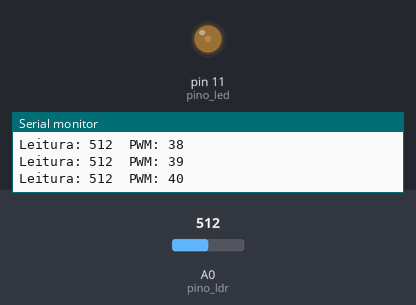
This sketch was run on a simulated Arduino Uno, built with avr-gcc and run on an emulated ATmega328P. Shown: output pins drawn as LEDs (lit = HIGH), the last lines printed to the serial monitor. The inputs (shaded band) are chosen by the test bench; at power-on: A0 (pino_ldr) = 512.

Above: at 1.2 s.
1.3 s: A0 (pino_ldr) set to 684
4.3 s: A0 (pino_ldr) set to 712
5.8 s: A0 (pino_ldr) set to 690
At 8.69 s:
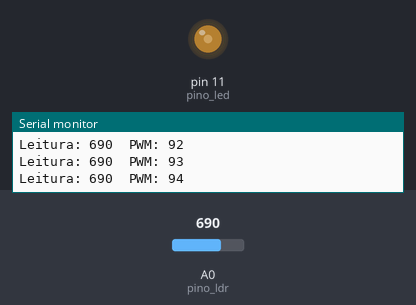
8.8 s: A0 (pino_ldr) set to 710
Timing chart, 0 to 11.3 s (numbered marks = the images above; inputs shaded):
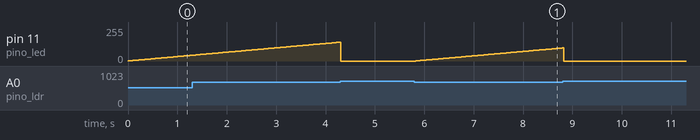

Measured:
- after the input at 5.8 s, pin 11 (pino_led): moves from 0/255 to 98/255 over 3.0 s, starting at once

The sketch:

15.Iluminacao_automatizada.ino
```cpp
/*******************************************************************************
* RoboCore Arduino Pocket Kit - Projeto Iluminação Automatizada
* Acender o LED gradativamente quando a luminosidade do ambiente estiver abaixo
* de um limite.
*******************************************************************************/

const int pino_ldr = A0; // pino onde o LDR está conectado
const int pino_led = 11; // pino onde o LED está conectado
int leitura = 0; // variável para armazenar o valor lido pelo ADC
int pwm = 0; // variável para armazenar o valor da razão cíclica (duty cycle)

void setup() {
  Serial.begin(9600);
  pinMode(pino_ldr, INPUT); // configura o pino com LDR como entrada
  pinMode(pino_led, OUTPUT); // configura o pino com o LED como saída
}

void loop() {
  // le o valor de tensão no pino do potenciômetro
  leitura = analogRead(pino_ldr);

  if (leitura < 700) { // se a leitura for menor que 700 (pouca luminosidade)
    pwm++; // pwm = pwm + 1; // incrementa a variável pwm
  }
  else { // senão, apaga o LED
    pwm = 0; // apaga o LED
  }

  if (pwm > 255) { // se o valor for maior que o máximo (255)
    pwm = 255; // seta o valor para o máximo (255)
  }

  // atualiza a razão cíclica do pino 11, variando a intensidade do led
  analogWrite(pino_led, pwm);

  Serial.print("Leitura: ");
  Serial.print(leitura);
  Serial.print("\t");
  Serial.print("PWM: ");
  Serial.print(pwm);
  Serial.println();

  delay(30); // aguarda 100ms para uma nova leitura

}
```
